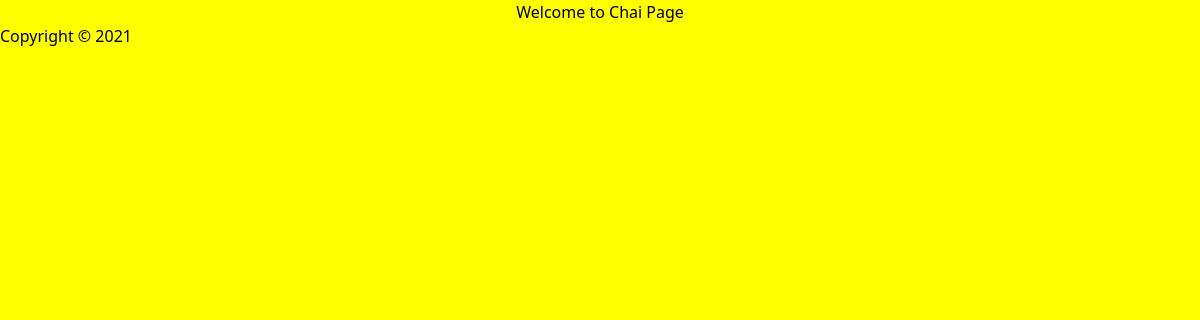
The app's page /chai/, older data.
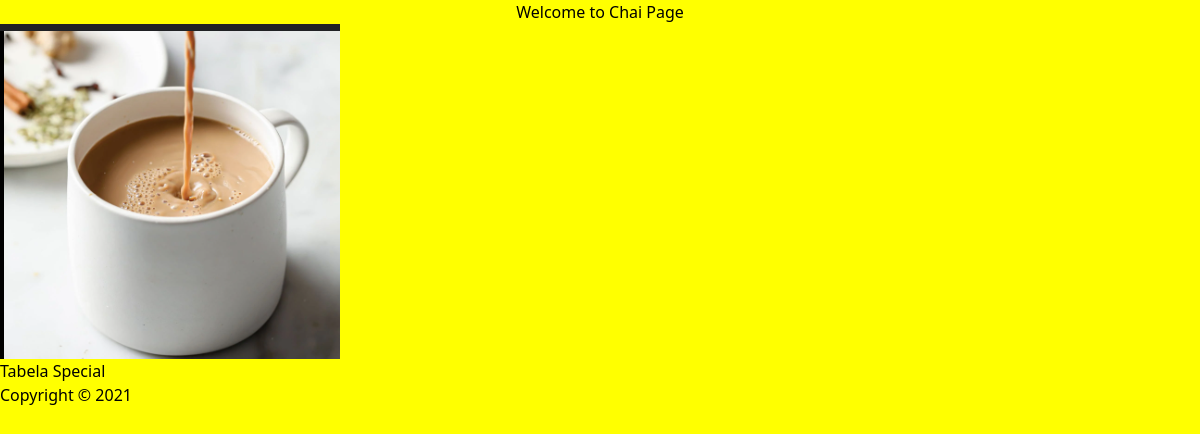
The same page, newer data.
### chai/models.py (models this page shows, shortened)
class ChaiVariety(models.Model):
    CHAI_TYPE_CHOICES = [
    ('ML', 'MASALA'),
    ('GR', 'GINGER'),
    ('KL', 'KIWI'),
    ('PL', 'PLAIN'),
    ('EL', 'ELAICHI'),
  ]
    name = models.CharField(max_length=100)
    image = models.ImageField(upload_to='chais/')
    date_added = models.DateTimeField(default=timezone.now)
    type = models.CharField(max_length=2, choices=CHAI_TYPE_CHOICES, default='ML')

### chai/views.py (the view)
# urls.py: path('', views.all_chai, name='all_chai'),
def all_chai(request):
    chais=ChaiVariety.objects.all()
    return render(request,'all_chai.html',{'chais':chais})

### chai/templates/all_chai.html (shortened to what this page needs)
{% extends "layout.html" %}
{%load static%}
{% block extra_css %}
<link rel="stylesheet" href="{% static 'style_2.css'%}">
{% endblock %}
{% block content %}
<h1>Welcome to Chai Page</h1>
{% for chai in chais %}
  <div class="chai-item">
    <img src="{{ chai.image.url }}" alt="{{ chai.name }}">
    <h3>{{ chai.name }}</h3>
  </div>
{% endfor %}
{% endblock %}

Row changes from the older to the newer data that the page shows:
added ChaiVariety: image (picture), name "Tabela Special"
